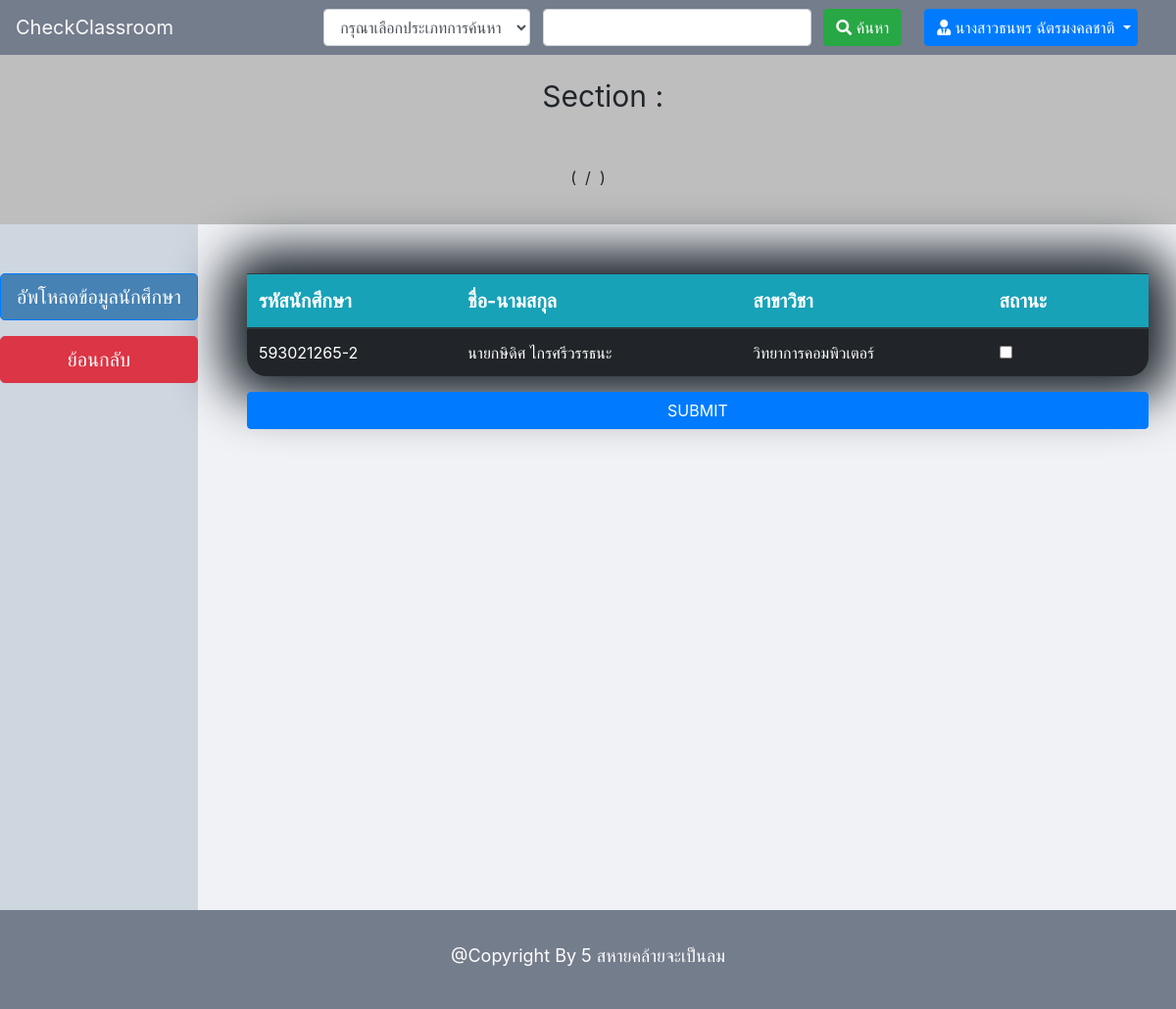
/admin/add_student_form_search.php (signed in), run on an earlier commit of the app's database.
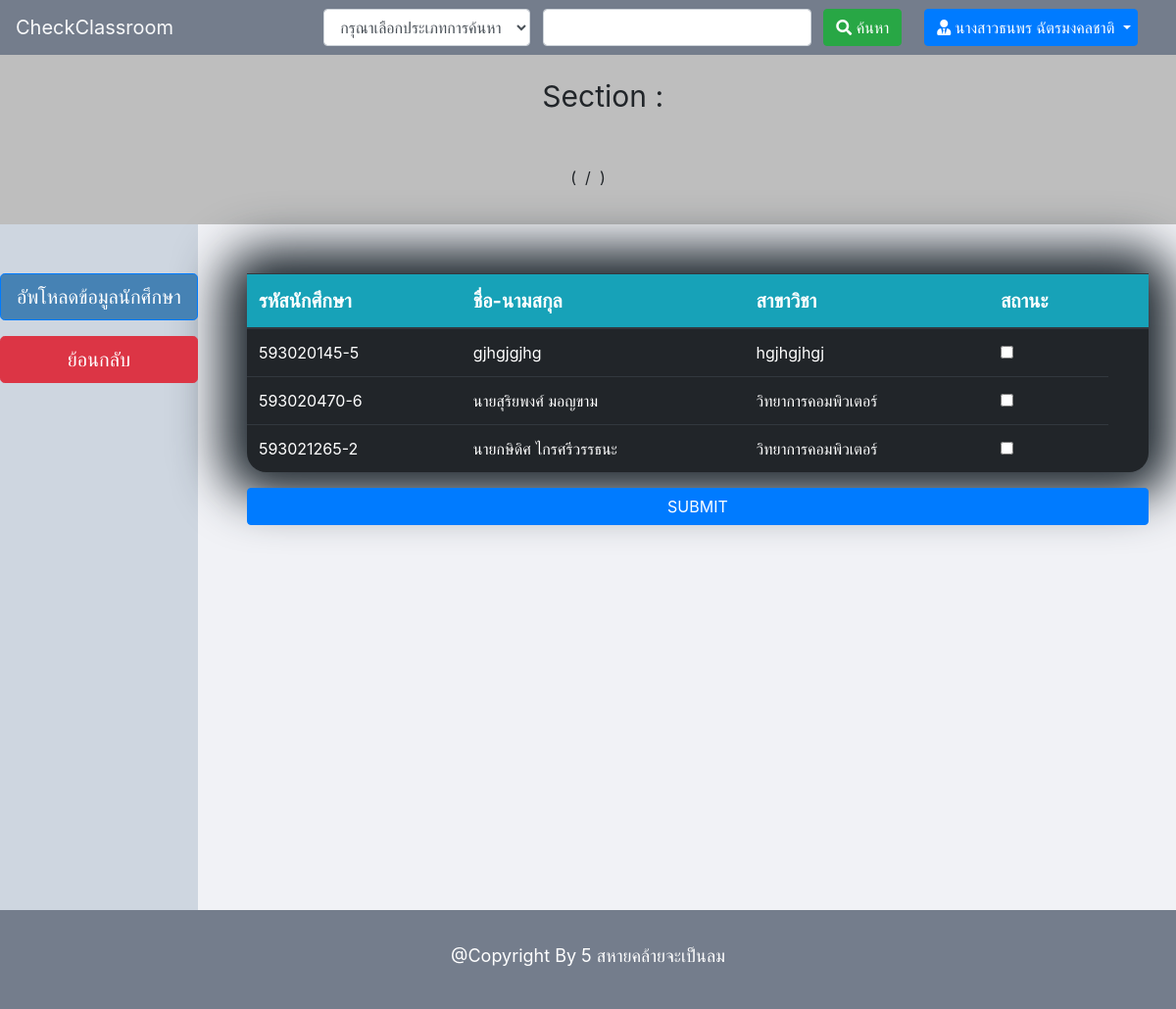
And on a later commit of the database.
### tables this page shows
CREATE TABLE `student` (
  `s_id` varchar(30) NOT NULL,
  `s_password` varchar(30) NOT NULL,
  `s_name` varchar(50) NOT NULL,
  `s_department` varchar(30) NOT NULL,
  `s_profile` varchar(255) NOT NULL,
  `permission` int(1) NOT NULL DEFAULT '3'
);

### admin/add_student_form_search.php (the view, shortened to what the changed rows need)
<?php
	include '../connect.php';
	if (!empty($_SESSION['username']) && $_SESSION['permission'] == 1 || $_SESSION['permission'] == 2) { ?>
<!DOCTYPE html>
<html>
<head>
	<link rel="stylesheet" href="https://maxcdn.bootstrapcdn.com/bootstrap/4.0.0/css/bootstrap.min.css">
	<link rel="stylesheet" href="https://use.fontawesome.com/releases/v5.7.2/css/all.css">
	<link rel="stylesheet" type="text/css" href="../style.css">
</head>
<body>
	<div style="min-height: 850px;background-color: #ecf0f1;">
		<div style="display: flex;">
					<div style="background-color:#f1f2f6;min-width: 85%;min-height: 500px;padding: 50px;">
						<div class="table-responsive-sm" >
						<table class="table table-dark table-hover" style="border-radius: 20px; box-shadow: 0px 0px 50px 25px #1e272e;">
							<thead class="text-white bg-info" style="font-size: 20px;">
								<tr>
									<th>รหัสนักศึกษา</th>
									<th>ชื่อ-นามสกุล</th>
									<th>สาขาวิชา</th>
									<th>สถานะ</th>
									<th></th>
								</tr>
							</thead>
							<tbody style="font-size: 16px;">
								<form action="add_student.php" method="post" name="add_student_form" onSubmit="JavaScript:return addStudent();">
								<?php
					     		if (!isset($_POST['search_type1']) && !isset($_POST['keyword1'])) {
					     			$stmt6=$pdo->prepare("SELECT * FROM student");
									$stmt6->execute();
									$i=0; $k=0; while ($row6=$stmt6->fetch()) { ?>
										<tr>
							     			<td><input type="hidden" name="s_id[]" value="<?=$row6['s_id']?>"><?=$row6['s_id']?></td>
							     			<td><input type="hidden" name="s_name[]" value="<?=$row6['s_name']?>"><?=$row6['s_name']?></td>
							     			<td><input type="hidden" name="s_department[]" value="<?=$row6['s_department']?>"><?=$row6['s_department']?></td>
							     			<td>
												  <input type="checkbox" name="Ch_INSERT[]" id="Ch_INSERT<?=$k++?>" value="<?=$i++?>">
											</td>
							     		</tr>
									<?php }
					     		} ?>
							</tbody>
						</table>
						</div>
					</div>
			</div>
</body>
</html>
<?php } else {
		setcookie('wrong_login',1,time()+10,'/');
		echo "<script type='text/javascript'> window.location.href = '../index.php';</script>";
	} ?>

What changed in the data, as far as the page shows it:
added student: s_id "593020145-5", s_name "gjhgjgjhg", s_department "hgjhgjhgj"
added student: s_id "593020470-6", s_name "นายสุริยพงศ์ มอญขาม", s_department "วิทยาการคอมพิวเตอร์"
